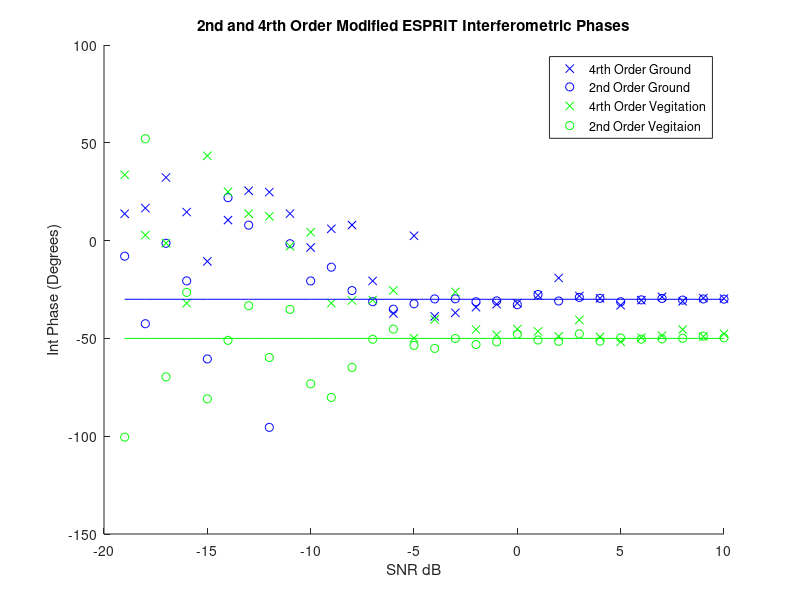

MATLAB code to generate this figure:
%% Afric_Sim_test_ESPRIT
clc;clear;
%% Initializations

eye_optimal = 0.3737;
forth_order = 6;
Pol_ground = [1; -1; 0]./sqrt(2);
Pol_vegitation = [0; 0; 1]./sqrt(1);

G_O = 30;
ground_offset = G_O*pi/180; % ground interferomitry offset
V_O = 50;
vegitation_offset = V_O*pi/180;    % veg interferomitry offset

Averaged_samples = 5;
Window_optimal = 81;    %size of window
SNR_samples = 30;
second_order = 3;

ground_phase_4=zeros(SNR_samples,1);
ground_mag_4=zeros(SNR_samples,1);
ground_phase_2=zeros(SNR_samples,1);
ground_mag_2=zeros(SNR_samples,1);

water_mag_4 = zeros(SNR_samples,1);
water_phase_4 = zeros(SNR_samples,1);

vegitation_phase_4=zeros(SNR_samples,1);
vegitation_mag_4=zeros(SNR_samples,1);
vegitation_phase_2=zeros(SNR_samples,1);
vegitation_mag_2=zeros(SNR_samples,1);

sort_ground_4 = zeros(forth_order,1);
sort_vegetation_4 = zeros(forth_order,1);
sort_water_4 = zeros(forth_order,1);

SNR = zeros(1,SNR_samples);
%% Matrix Construction
for SNR_sample = fliplr(1:SNR_samples);
    
    SNR(SNR_sample)=SNR_sample-20;
    Noise = (10^(-SNR(SNR_sample)/20))/sqrt(3);
    
    for unusedvariable = 1:Averaged_samples
        alpha = 1; %rand()^4 %ground weighting factor
        beta = 1; %rand()^4   %veg weighting factor
        
        
        g =  Pol_ground*(sqrt(-2*log(1-rand(1,Window_optimal))).*exp(1i*2*pi*rand(1,Window_optimal)));
        v =  Pol_vegitation*(sqrt(-2*log(1-rand(1,Window_optimal))).*exp(1i*2*pi*rand(1,Window_optimal)));
        
        s1 = alpha*g + beta*v;
        s2 = alpha*exp(1i*ground_offset)*g + beta*exp(1i*vegitation_offset)*v;
        
        s1_Noise = s1 + Noise*sqrt(-2*log(1-rand(second_order,Window_optimal))).*exp(1i*2*pi*rand(second_order,Window_optimal));
        s2_Noise = s2 + Noise*sqrt(-2*log(1-rand(second_order,Window_optimal))).*exp(1i*2*pi*rand(second_order,Window_optimal));
        
        
        %% Fourth Order ESPRIT
        S1_4=[s1_Noise(1,:).*s1_Noise(1,:)
            s1_Noise(2,:).*s1_Noise(2,:)
            s1_Noise(3,:).*s1_Noise(3,:)
            s1_Noise(1,:).*s1_Noise(2,:)
            s1_Noise(1,:).*s1_Noise(3,:)
            s1_Noise(2,:).*s1_Noise(3,:)];
        
        S2_4=[s2_Noise(1,:).*s2_Noise(1,:)
            s2_Noise(2,:).*s2_Noise(2,:)
            s2_Noise(3,:).*s2_Noise(3,:)
            s2_Noise(1,:).*s2_Noise(2,:)
            s2_Noise(1,:).*s2_Noise(3,:)
            s2_Noise(2,:).*s2_Noise(3,:)];
        
        R1_4 = S1_4*S1_4'/Window_optimal;
        R2_4 = S1_4*S2_4'/Window_optimal;
        
        [eigenvec_4,eigenval_4] = eig(pinv(R1_4 + eye_optimal*eye(6))*R2_4);
        abs(diag(eigenval_4))
        abs(eigenvec_4)
        
        
        for i = 1:forth_order
            if abs(eigenval_4(i,i))....
                    *abs(eigenvec_4(3,i))^2....
                    >....
                    abs(eigenval_4(i,i))....
                    *(abs(eigenvec_4(1,i))^2....
                    + abs(eigenvec_4(2,i))^2);
                
                
            end
        end
        
        
        for i = 1:forth_order
            sort_ground_4(i) = (abs(eigenval_4(i,i)))....
                *(abs(eigenvec_4(1,i))^2....
                + abs(eigenvec_4(2,i))^2....
                + abs(eigenvec_4(4,i))^2);
            
            sort_vegetation_4(i) = (abs(eigenval_4(i,i)))....
                *(abs(eigenvec_4(3,i))^2....
                + abs(eigenvec_4(5,i))^2....
                + abs(eigenvec_4(6,i))^2);
        end
        clc;
        [~,srt_g_4] = sort(sort_ground_4,'descend');
        [~,srt_v_4] = sort(sort_vegetation_4,'descend');
        
        ground_phase_4(SNR_sample) = ground_phase_4(SNR_sample)....
            + 0.5*angle(eigenval_4(srt_g_4(1),srt_g_4(1)))/Averaged_samples;
        
        vegitation_phase_4(SNR_sample) = vegitation_phase_4(SNR_sample)....
            + 0.5*angle(eigenval_4(srt_v_4(1),srt_v_4(1)))/Averaged_samples;
        %% Second Order ESPRIT
        S1_2 = [s1_Noise(1,:)
            s1_Noise(2,:)
            s1_Noise(3,:)];
        
        S2_2 = [s2_Noise(1,:)
            s2_Noise(2,:)
            s2_Noise(3,:)];
        
        R1_2 = S1_2*S1_2'/Window_optimal;
        R2_2 = S1_2*S2_2'/Window_optimal;
        
        [eigenvec_2,eigenval_2] = eig(pinv(R1_2 + eye_optimal*eye(3))*R2_2);
        
        [~,srt_2]=sort(abs(diag(eigenval_2)),'descend');
        
        Leig_copol = abs(eigenvec_2(1,srt_2(1)))^2 + abs(eigenvec_2(2,srt_2(1)))^2;
        SLeig_copol = abs(eigenvec_2(1,srt_2(2)))^2 + abs(eigenvec_2(2,srt_2(2)))^2;
        
        if (Leig_copol >= SLeig_copol)
            
            ground_phase_2(SNR_sample) = ground_phase_2(SNR_sample)....
                + angle(eigenval_2(srt_2(1),srt_2(1)))/Averaged_samples;
            
            ground_mag_2(SNR_sample) = ground_mag_2(SNR_sample)....
                + abs(eigenval_2(srt_2(1),srt_2(1)))/Averaged_samples;
            
            vegitation_phase_2(SNR_sample) = vegitation_phase_2(SNR_sample)....
                + angle(eigenval_2(srt_2(2),srt_2(2)))/Averaged_samples;
            
            vegitation_mag_2(SNR_sample) = vegitation_mag_2(SNR_sample)....
                + abs(eigenval_2(srt_2(2),srt_2(2)))/Averaged_samples;
            
        else
            
            ground_phase_2(SNR_sample) = ground_phase_2(SNR_sample)....
                + angle(eigenval_2(srt_2(2),srt_2(2)))/Averaged_samples;
            
            ground_mag_2(SNR_sample) = ground_mag_2(SNR_sample)....
                + abs(eigenval_2(srt_2(2),srt_2(2)))/Averaged_samples;
            
            vegitation_phase_2(SNR_sample) = vegitation_phase_2(SNR_sample)....
                + angle(eigenval_2(srt_2(1),srt_2(1)))/Averaged_samples;
            
            vegitation_mag_2(SNR_sample) = vegitation_mag_2(SNR_sample)....
                + abs(eigenval_2(srt_2(1),srt_2(1)))/Averaged_samples;
            
        end
        
    end
end
%% Plotting Results
figure(1);
title('2nd and 4rth Order Modified ESPRIT Interferometric Phases');
xlabel('SNR dB');ylabel('Int Phase (Degrees)');
hold on;
plot(SNR,ground_phase_4*180/pi,'bx');
plot(SNR,ground_phase_2*180/pi,'bo');
plot(SNR,vegitation_phase_4*180/pi,'gx');
plot(SNR,vegitation_phase_2*180/pi,'go');
plot(SNR,-V_O*ones(1,SNR_samples),'g');
plot(SNR,-G_O*ones(1,SNR_samples),'b');
legend('4rth Order Ground','2nd Order Ground','4rth Order Vegitation','2nd Order Vegitaion','Location','northeast')
hold off
%
% figure(2);title('RMS Error (dB)')
% plot(SNR,(ground_phase_est_fourth_mnsqrd),'black');
% xlabel('SNR');ylabel('RMS Error(dB)')

% figure(2)
% title('2nd and 4rth Order Modified ESPRIT Coherance');
% xlabel('SNR (dB)');ylabel('Maginitude')
% hold on;
% plot(SNR,ground_mag_4,'bx');
% plot(SNR,ground_mag_2,'bo');
% plot(SNR,vegitation_mag_4,'gx');
% plot(SNR,vegitation_mag_2,'go');
% legend('4rth Order Ground Coherance','2nd Order Ground Coherancee','4rth Order Vegitation Coherance','2nd Order Vegitation Coherancee','Location','southeast');
% hold off;
